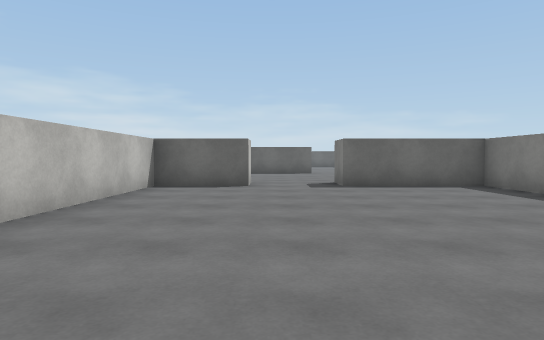
View 1 (above)

20 first-person views from a walk through a 3-D level made in the Unity game engine. The camera is 1.2 m above the floor, tilts 2° down and sees 75° across. The floor is counted in squares, 2 m on a side. Each view is taken from the middle of a square. On the plan, view 1 faces up. The plan holds only what a view shows up to about 10 squares ahead; the rest is blank. The player character is not drawn. Surface patterns are stand-ins for the level's own textures.

View 2
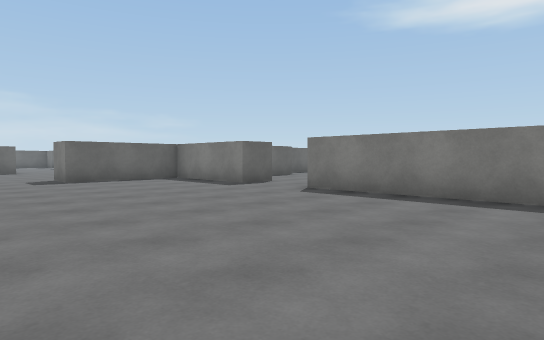

View 3
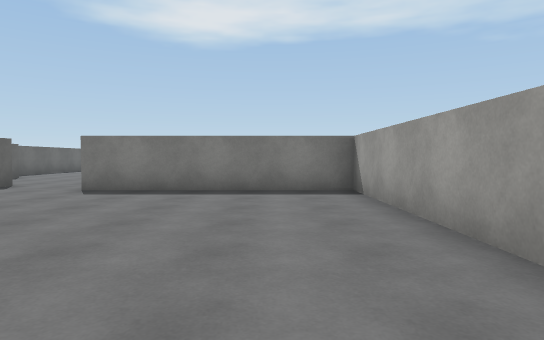

View 4
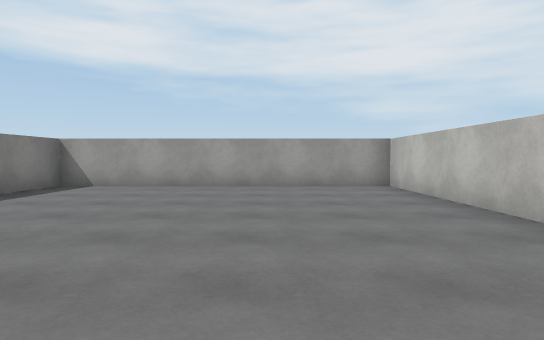

View 5
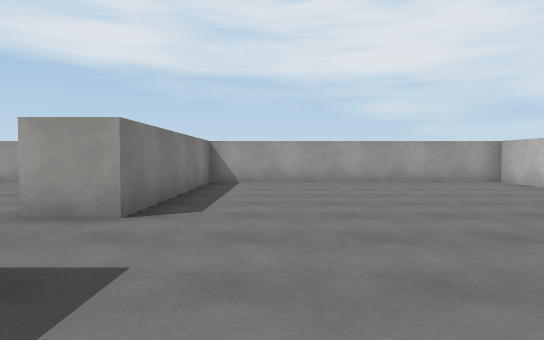

View 6
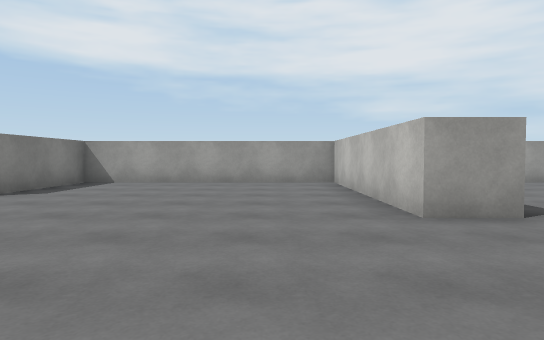

View 7
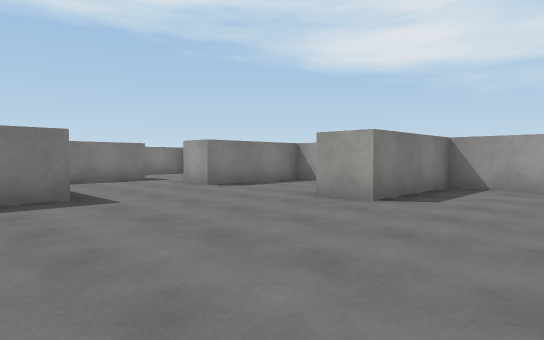

View 8
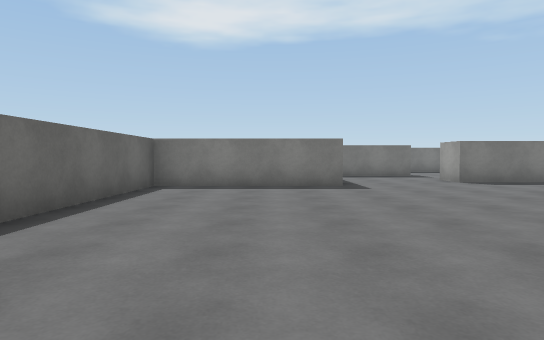

View 9
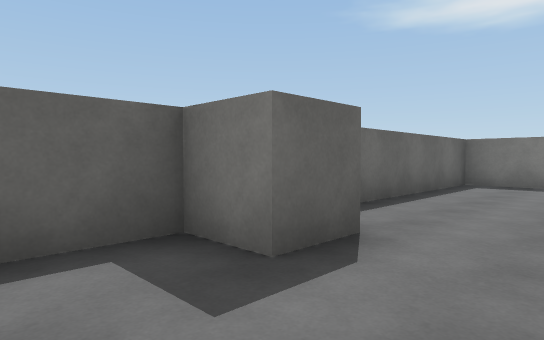

View 10
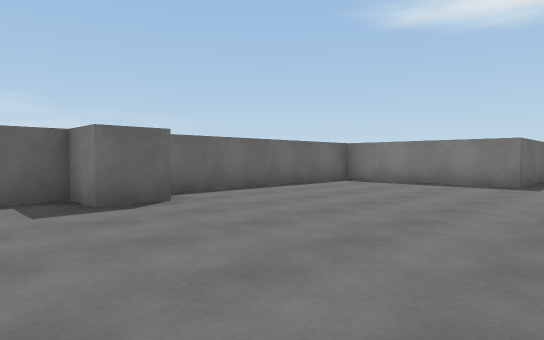

View 11
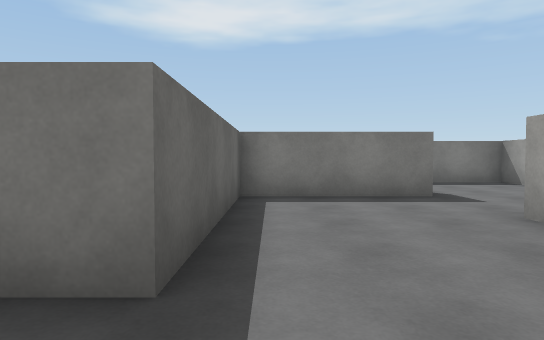

View 12
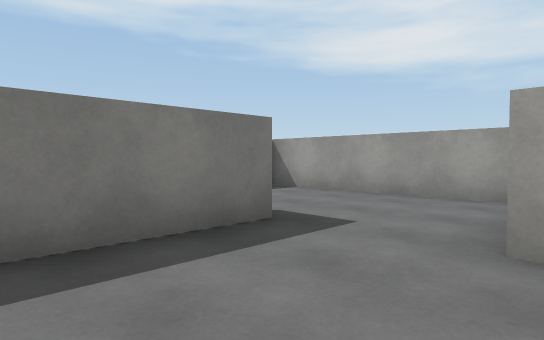

View 13
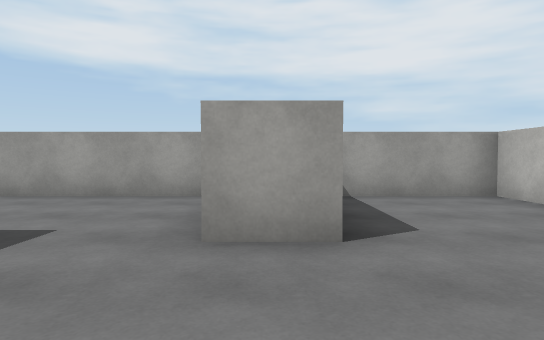

View 14
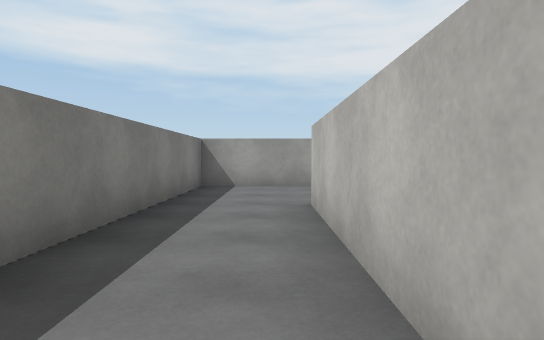

View 15
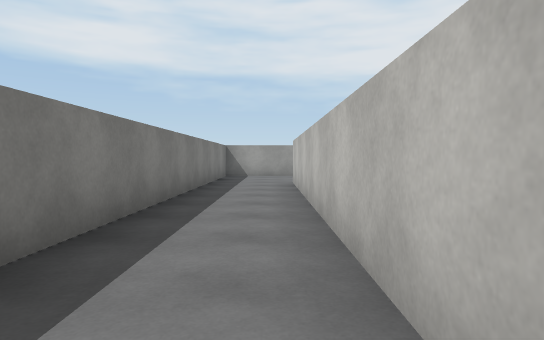

View 16
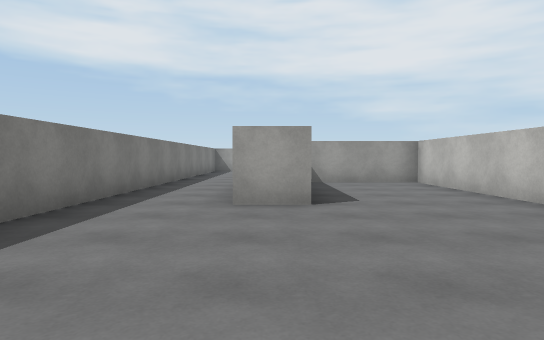

View 17
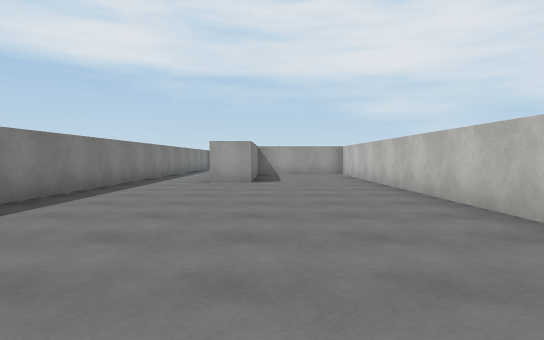

View 18
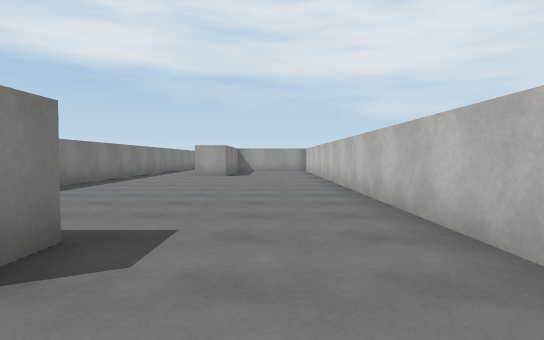

View 19
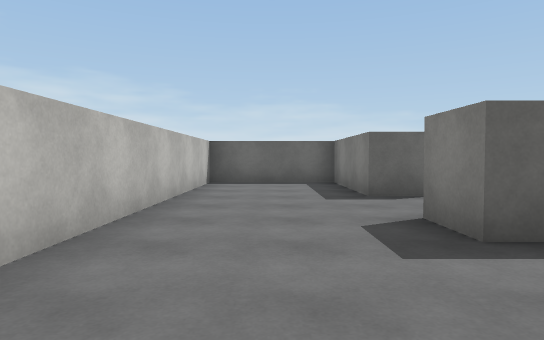

View 20
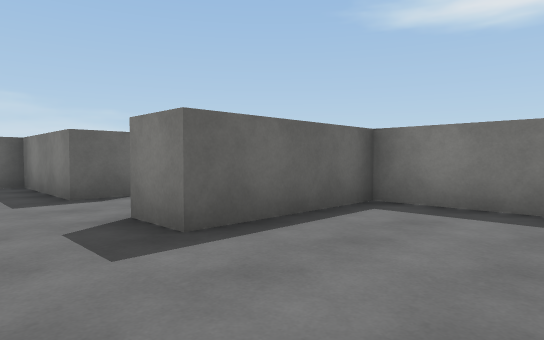

### Floor plan
Ten units are one square. View 1 is at (0, 0); x grows to the right and y downward. Boxes are objects, and circles mark ways between rooms. Rooms are numbered by the first view taken in them; rooms with no view inside come last. Other rooms are left out.
<svg viewBox="-30 -240 250 270">
<path fill="none" stroke="#000" d="M-25 -18 -25 25 45 25 45 -25 55 -25M-4 -75 -25 -75 -25 -32M55 -45 45 -45 45 -75 15 -75M125 15 125 25 155 25 155 -5 165 -5M185 -4 185 -35 145 -35 145 -75 90 -75M170 25 215 25 215 -85M85 -65 75 -65 75 -75 62 -75M55 -25 55 25 115 25 115 -5 125 -5M195 -85 195 -5M215 -155 215 -175 185 -175 185 -185M185 -205 185 -235 155 -235 155 -45 181 -45M215 -85 215 -125M185 -70 185 -85 195 -85"/>
<circle cx="50" cy="-35" r="3" fill="#2a7"/>
<circle cx="205" cy="-80" r="3" fill="#2a7"/>
<text x="10" y="-30">1</text>
<text x="130" y="-20">2</text>
<text x="180" y="-140">3</text>
</svg>
Room 1 opens to room 2. Room 2 opens to room 3.

Where each view was taken, in squares from view 1:
view 1: 0 up, 0 right, facing up
view 2: 2 down, 1 left, facing up-right
view 3: 1 down, 2 left, facing right
view 4: 5 up, 0 right, facing down
view 5: 6 up, 3 right, facing down
view 6: 6 up, 7 right, facing down
view 7: 5 up, 9 right, facing down-right
view 8: 5 up, 7 right, facing right
view 9: 5 up, 6 right, facing up-right
view 10: 2 up, 6 right, facing up-right
view 11: 3 up, 13 right, facing right
view 12: 3 up, 16 right, facing down-right
view 13: 3 up, 16 right, facing down
view 14: 5 up, 20 right, facing down
view 15: 9 up, 20 right, facing down
view 16: 13 up, 19 right, facing down
view 17: 17 up, 18 right, facing down
view 18: 20 up, 17 right, facing down
view 19: 15 up, 17 right, facing up
view 20: 15 up, 17 right, facing up-right
